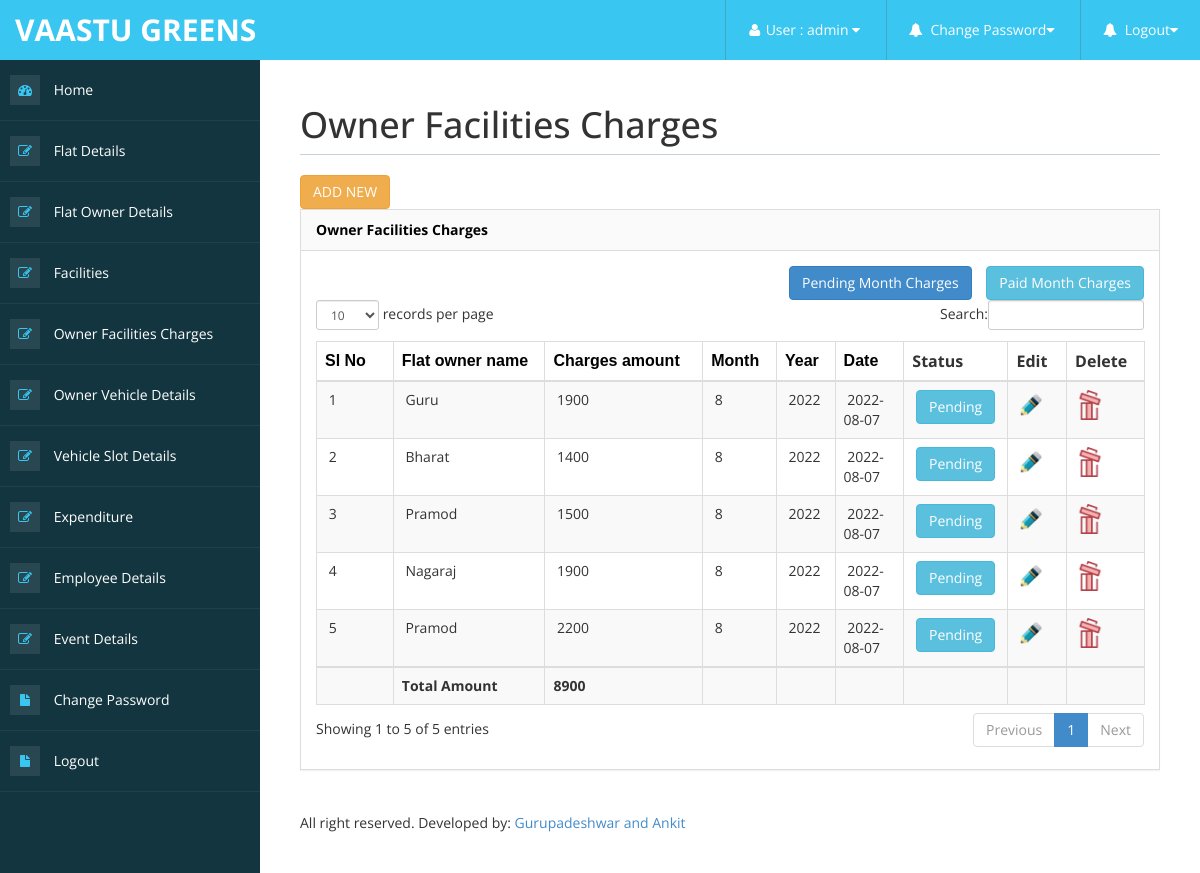
Screenshot of /admin/owner_facilities_charges_view.php (signed in) with the database file from the repository.
### tables this page shows
CREATE TABLE `owner_facilities_charges` (
  `Owner_facilities_charges_id` int(10) NOT NULL,
  `Flat_owner_id` int(10) NOT NULL,
  `Charges_amount` int(10) NOT NULL,
  `Month` varchar(15) NOT NULL,
  `Year` int(5) NOT NULL,
  `M_Date` date NOT NULL,
  `Status` varchar(25) NOT NULL
);

CREATE TABLE `flat_owner_details` (
  `Flat_owner_id` int(10) NOT NULL,
  `Flat_owner_name` varchar(25) NOT NULL,
  `Flat_id` int(10) NOT NULL,
  `Address` varchar(25) NOT NULL,
  `contact_no` bigint(10) NOT NULL,
  `email_id` varchar(100) NOT NULL,
  `Aadhar_no` varchar(12) NOT NULL,
  `owner_occupation` varchar(25) NOT NULL,
  `DOB` date NOT NULL,
  `Gender` varchar(1) NOT NULL
);

### admin/owner_facilities_charges_view.php (the view, shortened to what this page needs)
<!DOCTYPE html>
<html xmlns="http://www.w3.org/1999/xhtml">
<head>
<?php include('metadata.php');?>
<?php include('header.php');?>
<?php include('sidebar.php');?>
</head>
<body>
        <div id="page-wrapper" >
            <div id="page-inner">
			 <div class="row">
                    <div class="col-md-12">
                        <h1 class="page-header">
                             Owner Facilities Charges
                        </h1>
                    </div>
</div>
               <a href="owner_facilites_charges_form.php" class="btn btn-warning btn" >ADD NEW</a>
            <div class="row">
                <div class="col-md-12">
                    <div class="panel panel-default">
                        <div class="panel-heading">
                              Owner Facilities Charges </div>
                        <div class="panel-body">
                            <div class="table-responsive">
							<div align="right" >
							<a href="pending_charge1.php" class="btn btn-primary">Pending Month Charges</a>
							&nbsp;&nbsp;&nbsp;<a href="paid_charge1.php" class="btn btn-info">Paid Month Charges</a>
							</div>
                                <table class="table table-striped table-bordered table-hover" id="dataTables-example">
                                    <thead>
    <tr>
      <th width="209"><span style="color: rgb(0, 0, 0); font-family: sans-serif; font-size: medium; font-style: normal; font-variant-ligatures: normal; font-variant-caps: normal; font-weight: 700; letter-spacing: normal; orphans: 2; text-align: left; text-indent: 0px; text-transform: none; white-space: nowrap; widows: 2; word-spacing: 0px; -webkit-text-stroke-width: 0px; background-color: rgb(253, 253, 254); text-decoration-thickness: initial; text-decoration-style: initial; text-decoration-color: initial; display: inline !important; float: none;">Sl No</span></th>
      <th width="195"><span style="color: rgb(0, 0, 0); font-family: sans-serif; font-size: medium; font-style: normal; font-variant-ligatures: normal; font-variant-caps: normal; font-weight: 700; letter-spacing: normal; orphans: 2; text-align: left; text-indent: 0px; text-transform: none; white-space: nowrap; widows: 2; word-spacing: 0px; -webkit-text-stroke-width: 0px; background-color: rgb(253, 253, 254); text-decoration-thickness: initial; text-decoration-style: initial; text-decoration-color: initial; display: inline !important; float: none;">Flat owner name</span></th>
      <th width="241"><span style="color: rgb(0, 0, 0); font-family: sans-serif; font-size: medium; font-style: normal; font-variant-ligatures: normal; font-variant-caps: normal; font-weight: 700; letter-spacing: normal; orphans: 2; text-align: left; text-indent: 0px; text-transform: none; white-space: nowrap; widows: 2; word-spacing: 0px; -webkit-text-stroke-width: 0px; background-color: rgb(253, 253, 254); text-decoration-thickness: initial; text-decoration-style: initial; text-decoration-color: initial; display: inline !important; float: none;">Charges amount</span></th>
      <th width="126"><span style="color: rgb(0, 0, 0); font-family: sans-serif; font-size: medium; font-style: normal; font-variant-ligatures: normal; font-variant-caps: normal; font-weight: 700; letter-spacing: normal; orphans: 2; text-align: left; text-indent: 0px; text-transform: none; white-space: nowrap; widows: 2; word-spacing: 0px; -webkit-text-stroke-width: 0px; background-color: rgb(253, 253, 254); text-decoration-thickness: initial; text-decoration-style: initial; text-decoration-color: initial; display: inline !important; float: none;">Month</span></th>
      <th width="94"><span style="color: rgb(0, 0, 0); font-family: sans-serif; font-size: medium; font-style: normal; font-variant-ligatures: normal; font-variant-caps: normal; font-weight: 700; letter-spacing: normal; orphans: 2; text-align: left; text-indent: 0px; text-transform: none; white-space: nowrap; widows: 2; word-spacing: 0px; -webkit-text-stroke-width: 0px; background-color: rgb(253, 253, 254); text-decoration-thickness: initial; text-decoration-style: initial; text-decoration-color: initial; display: inline !important; float: none;">Year</span></th>
      <th width="142"><span style="color: rgb(0, 0, 0); font-family: sans-serif; font-size: medium; font-style: normal; font-variant-ligatures: normal; font-variant-caps: normal; font-weight: 700; letter-spacing: normal; orphans: 2; text-align: left; text-indent: 0px; text-transform: none; white-space: nowrap; widows: 2; word-spacing: 0px; -webkit-text-stroke-width: 0px; background-color: rgb(253, 253, 254); text-decoration-thickness: initial; text-decoration-style: initial; text-decoration-color: initial; display: inline !important; float: none;"> Date</span></th>
      <th width="115"><span class="style1 style5">Status</span></th>
      <th width="126"><span class="style1 style5">Edit</span></th>
      <th width="128"><span class="style5"><strong>Delete</strong></span></th>
    </tr>
	</thead>
	<tbody>
	<?php
	include("../db_connect/db_connect.php");
	$tot=0;
	$sql="select * from owner_facilities_charges fc,flat_owner_details fd where fc.Flat_owner_id=fd.Flat_owner_id";
	$sl_no=1;
	$res=mysqli_query($conn,$sql);
	while($row=mysqli_fetch_array($res))
	{
	$tot=$tot+$row['Charges_amount'];
	?>
	<tr>
      <td>&nbsp;<?php echo $sl_no++;?></td>
      <td>&nbsp;<?php echo $row['Flat_owner_name'];?></td>
      <td>&nbsp;<?php echo $row['Charges_amount'];?></td>
      <td>&nbsp;<?php echo $row['Month'];?></td>
      <td>&nbsp;<?php echo $row['Year'];?></td>
	  <td>&nbsp;<?php echo $row['M_Date'];?></td>
	  <td>&nbsp;<div
	  <?php if($row['Status']=='Pending'){ ?> class="btn btn-info" <?php } ?>
	  	  <?php if($row['Status']=='Paid'){ ?> class="btn btn-success" <?php } ?>
	  ><?php echo $row['Status'];?></div></td>
      <td><a href="owner_facilites_charges_edit.php?Owner_facilities_charges_id=<?php echo $row['Owner_facilities_charges_id'];?>"><img src="img/EDIT.png" width="30" height="30"</a></td>
      <td><a href="owner_facilities_charges_delete.php?Owner_facilities_charges_id=<?php echo $row['Owner_facilities_charges_id'];?>"><img src="img/delete.png"width="30" height="30"</a></td>
    </tr>
	<?php
	}
	?>
	</tbody>
	<tr>
	<td></td>
	<td><strong>Total Amount</strong> </td>
	<td><strong><?php echo $tot;?></strong></td>
	<td></td>
	<td></td>
	<td></td>
	<td></td>
	<td></td>
	<td></td>
	</tr>
  </table>
</div>
                        </div>
                    </div>
                <?php include('footer.php');?>
			    </div>
</body>
</html>

### admin/assets/css/custom-styles.css (style rules this page uses)
body { font-family: 'Open Sans', sans-serif; }
#page-wrapper { padding: 15px 15px; min-height: 600px; background: #FFFFFF; }
#page-inner { width:100%; margin:10px 20px 10px 0px; background-color:transparent; padding:10px; min-height:1200px; }
h1, .h1, h2, .h2, h3, .h3 { margin-top: 7px; margin-bottom: -5px; }
.panel { border-radius:0px; }
.page-header { padding-bottom: 9px; margin: 10px 0 20px; border-bottom: 1px solid #C7D1DD; }
.panel-default > .panel-heading { color: #000; background-color: #FFFFFF; border-color: #ddd; font-weight:bold; background: #FAFAFA; }
@media (min-width:768px) { #page-wrapper { margin: 0 0 0 260px; padding: 15px 30px; min-height: 1200px; } }

### rows the page displays
owner_facilities_charges: Flat_owner.Flat_owner_name "Guru", Charges_amount "1900", Month "8", Year "2022", M_Date "2022-08-07", Status "Pending"
owner_facilities_charges: Flat_owner.Flat_owner_name "Bharat", Charges_amount "1400", Month "8", Year "2022", M_Date "2022-08-07", Status "Pending"
owner_facilities_charges: Flat_owner.Flat_owner_name "Pramod", Charges_amount "1500", Month "8", Year "2022", M_Date "2022-08-07", Status "Pending"
owner_facilities_charges: Flat_owner.Flat_owner_name "Nagaraj", Charges_amount "1900", Month "8", Year "2022", M_Date "2022-08-07", Status "Pending"
owner_facilities_charges: Flat_owner.Flat_owner_name "Pramod", Charges_amount "2200", Month "8", Year "2022", M_Date "2022-08-07", Status "Pending"

### other values shown
$_SESSION['uname'] "admin"
$tot "8900"
